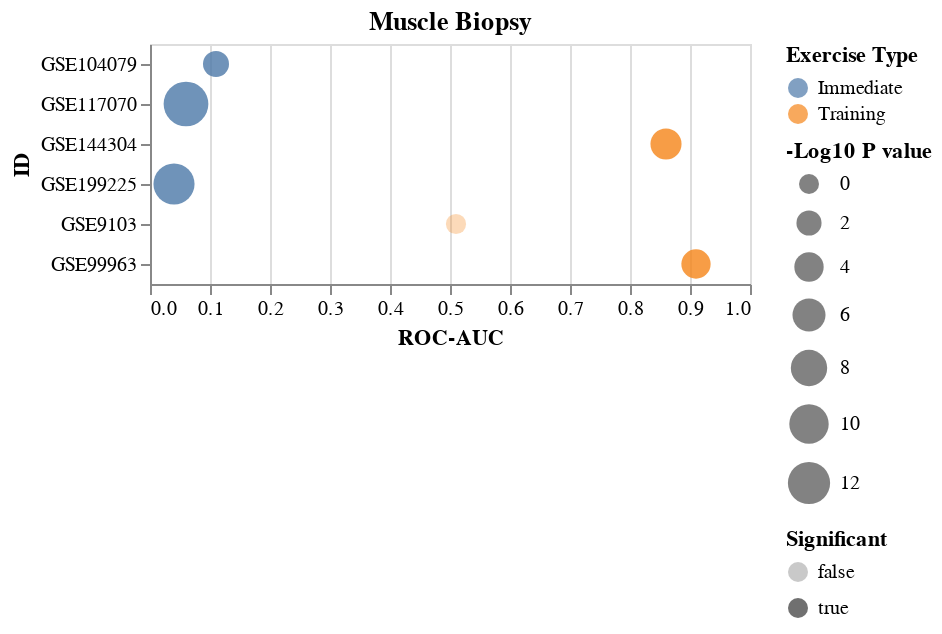

The code cell stored with this chart in its notebook:
### Code cell
df2Lst=['GSE104079','GSE117070','GSE144304','GSE9103','GSE199225','GSE99963']
saveName='./Files/Figs/MacrophageExerciseDotPlot_MuscleSample_log10Pval.svg'
title='Muscle Biopsy'
dfIn=df.loc[df2Lst]

chart=makeDotPlot(dfIn,saveName=saveName,title=title,rev=False,save=save)
chart

### Figure 1 — Vega-Lite specification as saved in the notebook (floating-point values rounded to 4 significant figures)
{"config": {"view": {"continuousWidth": 300, "continuousHeight": 300}}, "data": {"name": "data-7f58988606d60f09fae8cf0436e8c492"}, "mark": {"type": "circle"}, "encoding": {"color": {"field": "Exercise Type", "type": "nominal"}, "opacity": {"field": "Significant", "type": "nominal"}, "size": {"field": "-Log10 P value", "scale": {"range": [100, 500], "reverse": false}, "type": "quantitative"}, "x": {"field": "ROC-AUC", "scale": {"domain": [0, 1]}, "type": "quantitative"}, "y": {"field": "ID", "type": "nominal"}}, "title": "Muscle Biopsy", "$schema": "https://vega.github.io/schema/vega-lite/v5.8.0.json", "datasets": {"data-7f58988606d60f09fae8cf0436e8c492": [{"ID": "GSE104079", "ROC-AUC": 0.11, "Pval": 0.0039, "Exercise Type": "Immediate", "-Log10 P value": 2.409, "Significant": true}, {"ID": "GSE117070", "ROC-AUC": 0.06, "Pval": 1.34e-14, "Exercise Type": "Immediate", "-Log10 P value": 13.87, "Significant": true}, {"ID": "GSE144304", "ROC-AUC": 0.86, "Pval": 1.19e-05, "Exercise Type": "Training", "-Log10 P value": 4.924, "Significant": true}, {"ID": "GSE9103", "ROC-AUC": 0.51, "Pval": 0.858, "Exercise Type": "Training", "-Log10 P value": 0.06651, "Significant": false}, {"ID": "GSE199225", "ROC-AUC": 0.04, "Pval": 6.46e-12, "Exercise Type": "Immediate", "-Log10 P value": 11.19, "Significant": true}, {"ID": "GSE99963", "ROC-AUC": 0.91, "Pval": 0.000105, "Exercise Type": "Training", "-Log10 P value": 3.979, "Significant": true}]}}
